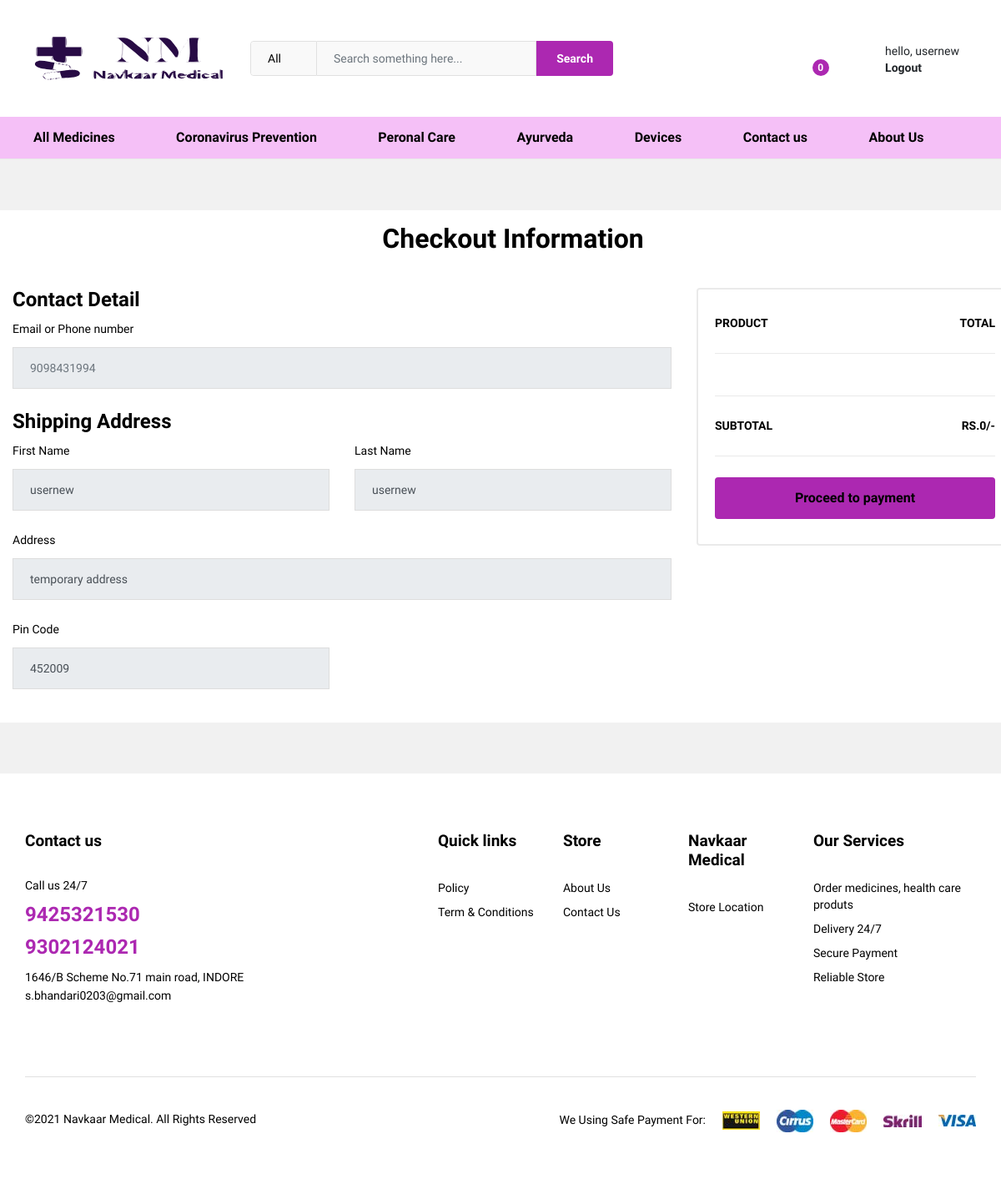
Before: /checkout (signed in) with the older database file.
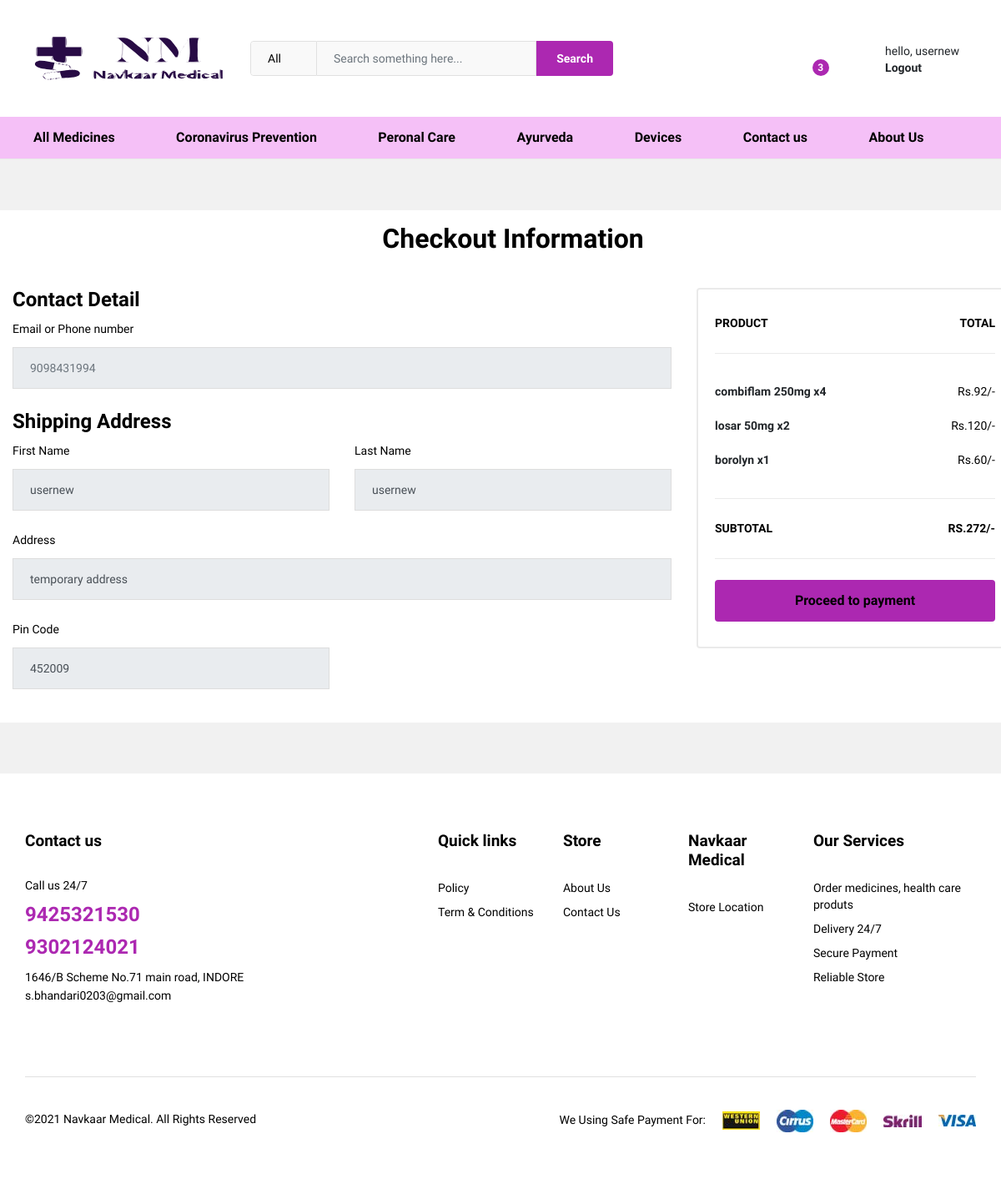
After: the same page with the newer database file.
### main/models.py (models this page shows, shortened)
class cart(models.Model):
    cus_id=models.ForeignKey(User,on_delete=models.CASCADE)
    product_id=models.ForeignKey(product, on_delete=models.CASCADE)
    quantity = models.IntegerField()
    def __str__(self):
        return self.cus_id.first_name
    @property
    def get_total_cart(self):
        return self.quantity * self.product_id.mrp

class product(models.Model):
    medicinename=models.CharField(max_length=40)
    productdescription=models.TextField(default="NULL",null=True)
    keyingr=models.TextField(default="NULL",null=True)
    cat_id=models.ForeignKey(product_category, on_delete=models.CASCADE)
    prescriptiontype = (('T','True'),('F','False'))
    productpic = models.ImageField(null=True,blank=True ,upload_to = 'products')
    prescriptionreq = models.TextField(max_length=50, choices = prescriptiontype ,blank=True)
    mrp=models.IntegerField()
    medquantity=models.IntegerField()
    meduses=models.TextField(max_length=80, null=True, default="NULL")
    safetyinfo=models.TextField(default="NULL",null=True)
    brand=models.CharField(max_length=100,null=True ,default="NULL")
    manufracturer=models.CharField(max_length=100 ,default="NULL", null=True)

### main/views.py (the view)
# urls.py: path("checkout",views.checkout, name = 'checkout'),
def checkout(request):
    user = request.user
    if user.is_authenticated:
        try:
            c = cart.objects.filter(cus_id = request.user)
        except:
            print("cart query not matched")
            c = None
        print(c)
        amount = 0
        cart_product = [p for p in cart.objects.all() if p.cus_id == request.user]
        for p in cart_product:
            tempamount = (p.quantity*p.product_id.mrp)
            amount+=tempamount
        totalpurchased = len(cart_product)
        final_price = amount
        order_currency = 'INR'
        callback_url = 'http://'+ str(get_current_site(request))+"/handlerequest/"
        print(callback_url)
        notes = {'order-type': "basic order from the website", 'key':'value'}
        temp = "workplease"
        razorpay_client = razorpay.Client(auth=('rzp_test_OrSWAaMq9arlUq', 'fjmPCsbhR7rTduZmLIhlapCh'))
        razorpay_order = razorpay_client.order.create(dict(amount=final_price*100, currency=order_currency, notes = notes, receipt=temp, payment_capture='0'))
        print(razorpay_order['id'])
        final_amount2 = amount*100
        data = {
            'totalpurchased':totalpurchased,
            'amount':amount,
            'order_id': razorpay_order['id'],
            'orderId':temp,
            'final_price':final_price,
            'callback_url':callback_url,
            'final_amount2':final_amount2
        }
        data['cart'] = c
        print(data['cart'])
        return render(request,'main/checkout.html',data)
    else:
        return redirect('login')

### main/templates/main/checkout.html (shortened to what the changed rows need)
{% extends "main/test.html" %}
{% load static %}
{% block mainblock %}
        <section class="ps-section--account ps-checkout">
            <div class="container">
                <div class="ps-section__content">
                    <form class="ps-form--checkout" action="" method="POST">
                        <div class="ps-form__content">
                            <div class="row">
                                <div class="col-xl-4 col-lg-4 col-md-12 col-sm-12 col-12 ">
                                    <div class="ps-block--checkout-order">
                                        <div class="ps-block__content">
                                            <figure>
                                                <figcaption><strong>Product</strong><strong>Total</strong></figcaption>
                                            </figure>
                                            <figure class="ps-block__items">
                                                {% for i in cart %}
                                                    <a href="{% url 'product_details' i.product_id.id %}"><strong>{{ i.product_id.medicinename }} x{{ i.quantity }}</strong><small>Rs.{{ i.get_total_cart }}/-</small></a>
                                                {% endfor %}
                                            </figure>
                                            <figure>
                                                <figcaption><strong>Subtotal</strong><strong>Rs.{{ amount }}/-</strong></figcaption>
                                            </figure>
                                            {% if user.profile.address1 != "Null" %}
                                                <button id="rzp-button1" type="button" class="ps-btn ps-btn--fullwidth">Proceed to payment</a>
                                            {% else %}
                                                <a class="ps-btn ps-btn--fullwidth btnSubmit" id="btnSubmit" href="#">Proceed to payment</a>
                                            {% endif %}
                                        </div>
                                    </div>
                                </div>
                            </div>
                        </div>
                    </form>
                </div>
            </div>
        </section>
{% endblock mainblock %}

### main/templates/main/test.html (shortened to what the changed rows need)
{% load static %}
<!DOCTYPE html>
<html lang="en">
<head>
    <link rel="stylesheet" href="{% static 'plugins/font-awesome/css/font-awesome.min.css' %}">
    <link rel="stylesheet" href="{% static 'fonts/Linearicons/Linearicons/Font/demo-files/demo.css' %}">
    <link rel="stylesheet" href="{% static 'plugins/bootstrap/css/bootstrap.min.css' %}">
    <link rel="stylesheet" href="{% static 'plugins/owl-carousel/assets/owl.carousel.min.css' %}">
    <link rel="stylesheet" href="{% static 'plugins/owl-carousel/assets/owl.theme.default.min.css' %}">
    <link rel="stylesheet" href="{% static 'plugins/slick/slick/slick.css' %}">
    <link rel="stylesheet" href="{% static 'plugins/nouislider/nouislider.min.css' %}">
    <link rel="stylesheet" href="{% static 'plugins/lightGallery-master/dist/css/lightgallery.min.css' %}">
    <link rel="stylesheet" href="{% static 'plugins/jquery-bar-rating/dist/themes/fontawesome-stars.css' %}">
    <link rel="stylesheet" href="{% static 'plugins/select2/dist/css/select2.min.css' %}">
    <link rel="stylesheet" href="{% static 'css/style.css' %}">
    <link rel="stylesheet" href="{% static 'css/medicine.css' %}">
</head>
<body>
<header class="header header--standard header--medicine" data-sticky="true">
    <div class="header__content">
        <div class="ps-container">
            <div class="header__content-right">
                <div class="header__actions">
                    <div class="ps-cart--mini"><a class="header__extra" href="#"><i class="icon-bag2"></i><span id = "totalpurchased1"><i>{{totalpurchased}}</i></span></a>
                    </div>
                </div>
            </div>
        </div>
    </div>
</header>
            {% block mainblock %}
            {% endblock mainblock %}
</body>
</html>

Changed rows visible on the page:
added cart: product_id.medicinename "combiflam 250mg", quantity "4", get_total_cart "92"
added cart: product_id.medicinename "losar 50mg", quantity "2", get_total_cart "120"
added cart: product_id.medicinename "borolyn", quantity "1", get_total_cart "60"
Other visible differences:
{{ totalpurchased }}: "0" → "3"
{{ amount }}: "0" → "272"
